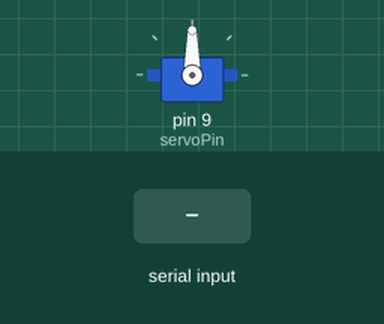
This sketch was run on a simulated Arduino Uno, built with avr-gcc and run on an emulated ATmega328P. Shown: servo. The inputs (shaded band) are chosen by the test bench.

Above: at 1.2 s.
1.3 s: "a" received over Serial
At 1.76 s:
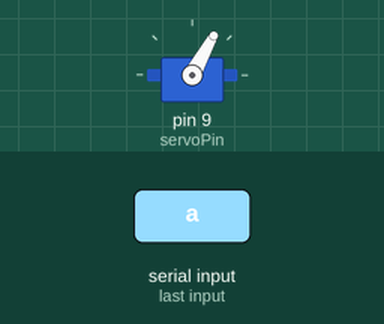
At 3.9 s:
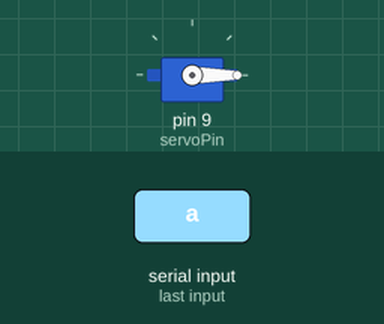
4.3 s: "1" received over Serial
At 4.76 s:
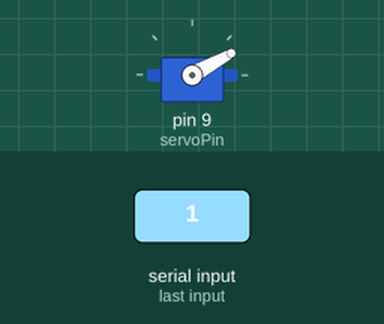
Timing chart, 0 to 7.3 s (numbered marks = the images above; inputs shaded):
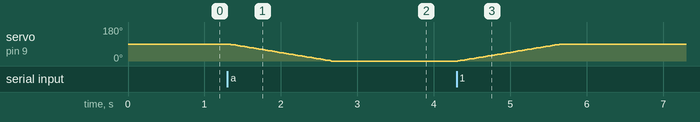

The sketch:

doorlock.ino
```cpp
#include <Servo.h>

Servo servoMotor;
const int servoPin = 9;  // Pin connected to the servo motor

void setup() {
  Serial.begin(9600);    // Start the Serial communication at 9600 baud rate
  servoMotor.attach(servoPin);  // Attach servo motor to the servo pin
  servoMotor.write(90);  // Initialize servo motor to 90 degrees (locked position)
}

void loop() {
  if (Serial.available() > 0) {
    char data = Serial.read();
    if (data == 'a') {
      moveServo(0);  // Move servo to 0 degrees
    } else {
      moveServo(90);  // Move servo to 90 degrees
    }
  }
}

void moveServo(int angle) {
  int currentAngle = servoMotor.read();  // Read the current angle of the servo
  if (currentAngle < angle) {
    for (int pos = currentAngle; pos <= angle; pos++) {
      servoMotor.write(pos);  // Move servo to the desired angle
      delay(15);  // Wait 15ms for the servo to reach the position
    }
  } else {
    for (int pos = currentAngle; pos >= angle; pos--) {
      servoMotor.write(pos);  // Move servo to the desired angle
      delay(15);  // Wait 15ms for the servo to reach the position
    }
  }
}
```

Measured:
- after the input at 1.3 s, servo on pin 9 (servoPin): moves from 90° to 0° over 1.3 s, starting at once
- after the input at 4.3 s, servo on pin 9 (servoPin): moves from 0° to 90° over 1.3 s, starting at once
